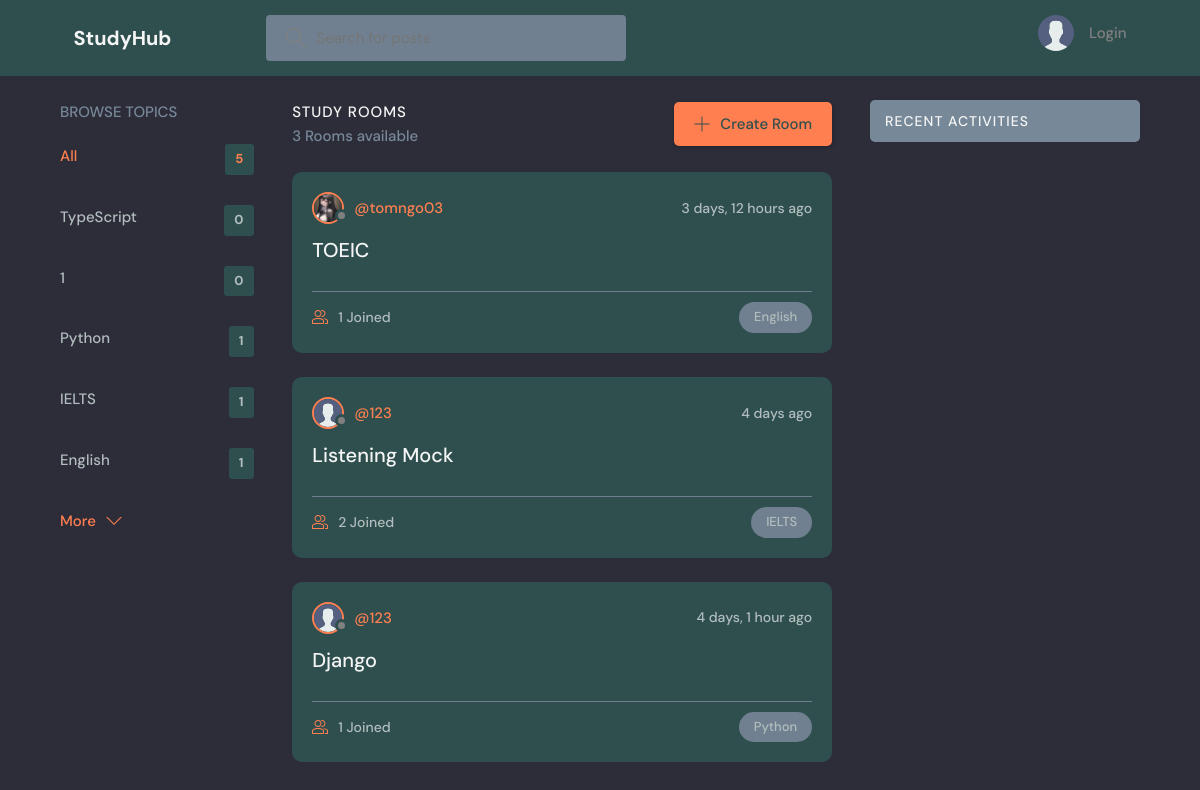
The page / on the database its author committed.
### study_project/models.py (models this page shows, shortened)
class Topic(models.Model):
    name = models.CharField(max_length=200)

class Room(models.Model):
    host = models.ForeignKey(User, on_delete=models.SET_NULL, null=True)
    topic = models.ForeignKey(Topic, on_delete=models.SET_NULL, null=True)
    name = models.CharField(max_length=200)
    description = models.TextField(null=True, blank=True)
    participants = models.ManyToManyField(
        User, related_name='participants', blank=True)
    updated = models.DateTimeField(auto_now=True)
    created = models.DateTimeField(auto_now_add=True)
    class Meta:
        ordering = ['-updated', '-created']

class User(AbstractUser):
    name = models.CharField(max_length=200, null=True)
    email = models.EmailField(unique=True, null=True)
    bio = models.TextField(null=True)
    avatar = models.ImageField(null=True, default="avatar.svg")
    groups = models.ManyToManyField(
        'auth.Group',
        related_name='auth_users',
        related_query_name='auth_user_set',
        blank=True,
        help_text='The groups this user belongs to. A user will get all permissions granted to each of their groups.',
        verbose_name='groups',
    )
    user_permissions = models.ManyToManyField(
        'auth.Permission',
        related_name='auth_users',
        related_query_name='auth_user_set',
        blank=True,
        help_text='Specific permissions for this user.',
        verbose_name='user permissions',
    )
    USERNAME_FIELD = 'email'
    REQUIRED_FIELDS = []

### study_project/views.py (the view)
# urls.py: path('', views.home, name="home"),
def home(request):
    q = request.GET.get('q') if request.GET.get('q') != None else ''
    rooms = Room.objects.filter(
        Q(topic__name__icontains=q) |
        Q(name__icontains=q) |
        Q(description__icontains=q)
    )
    topics = Topic.objects.all()[0:10]
    room_count = rooms.count()
    rooms_messages = Message.objects.filter(
        Q(room__topic__name__icontains=q))[0:5]
    context = {'rooms': rooms, 'topics': topics, 'room_count': room_count, 'rooms_messages': rooms_messages}
    return render(request, 'study_project/home.html', context)

### study_project/templates/study_project/home.html (shortened to what this page needs)
{% extends 'main.html' %}
{% block content %}
<main class="layout layout--3">
  <div class="container">
    {% include 'study_project/topics_component.html' %}
    <div class="roomList">
      <div class="roomList__header">
        <div>
          <h2>Study Rooms</h2>
          <p>{{room_count}} Rooms available</p>
        </div>
        <a class="btn btn--main" href="{% url 'create-room' %}">
          <svg version="1.1" xmlns="http://www.w3.org/2000/svg" width="32" height="32" viewBox="0 0 32 32">
            <title>add</title>
            <path
              d="M16.943 0.943h-1.885v14.115h-14.115v1.885h14.115v14.115h1.885v-14.115h14.115v-1.885h-14.115v-14.115z">
            </path>
          </svg>
          Create Room
        </a>
      </div>
      {% include 'study_project/feed_component.html' %}
    </div>
    {% include 'study_project/activity_component.html' %}
  </div>
</main>
{% endblock %}

### study_project/templates/study_project/topics_component.html
<div class="topics">
    <div class="topics__header">
        <h2>Browse Topics</h2>
    </div>
    <ul class="topics__list">
        <li>
            <a href="{% url 'home' %}" class="active">All <span>{{topics.count}}</span></a>
        </li>
        {% for topic in topics %}
        <li>
            <a href="{% url 'home' %}?q={{topic.name}}">{{topic.name}}<span>{{topic.room_set.all.count}}</span></a>
        </li>
        {% endfor %}
    </ul>
    <a class="btn btn--link" href="{% url 'topics' %}">
        More
        <svg version="1.1" xmlns="http://www.w3.org/2000/svg" width="32" height="32" viewBox="0 0 32 32">
            <title>chevron-down</title>
            <path d="M16 21l-13-13h-3l16 16 16-16h-3l-13 13z"></path>
        </svg>
    </a>
</div>

### study_project/templates/study_project/feed_component.html (shortened to what this page needs)
{% for room in rooms %}
<div class="roomListRoom">
    <div class="roomListRoom__header">
        <a href="{% url 'user-profile' room.host.id %}" class="roomListRoom__author">
            <div class="avatar avatar--small">
                <img src="{{room.host.avatar.url}}" />
            </div>
            <span>@{{room.host.username}}</span>
        </a>
        <div class="roomListRoom__actions">
            <span>{{room.created|timesince}} ago</span>
        </div>
    </div>
    <div class="roomListRoom__content">
        <a href="{% url 'room' room.id %}">{{room.name}}</a>
    </div>
    <div class="roomListRoom__meta">
        <a href="{% url 'room' room.id %}" class="roomListRoom__joined">
            {{room.participants.all.count}} Joined
        </a>
        <p class="roomListRoom__topic">{{room.topic.name}}</p>
    </div>
</div>
{% endfor %}

### static/styles/style.css (style rules this page uses)
:root { --color-main: #ff7f50; --color-main-light: #ffe4e1; --color-dark: #2f4f4f; --color-dark-medium: #708090; --color-dark-light: #778899; --color-light: #f5f5f5; --color-gray: #808080; --color-light-gray: #b2bdbd; --color-bg: #2d2d39; --color-success: #32cd32; --color-error: #ff0000; }
* { font-family: "DM Sans", -apple-system, BlinkMacSystemFont, "Segoe UI", Roboto, Oxygen, Ubuntu, Cantarell, "Open Sans", "Helvetica Neue", sans-serif; margin: 0; padding: 0; box-sizing: border-box; text-rendering: optimizeLegibility; font-size: inherit; }
html { font-size: 56.25%; }
@media only screen and (min-width: 1200px) { html { font-size: 62.5%; } }
body { line-height: 1.6; font-weight: 400; font-size: 1.5rem; color: var(--color-light-gray); background-color: var(--color-bg); min-height: 100vh; }
img { width: 100%; }
a { display: inline-block; color: var(--color-main); text-decoration: none; }
.container { max-width: 120rem; width: 90%; margin: auto; }
.btn { background-color: transparent; border: none; display: inline-flex; align-items: center; gap: 1rem; cursor: pointer; transition: all ease-in-out 0.3s; padding: 1rem 2rem; border-radius: 5px; box-shadow: 1px 1px 3px 1px rgba(0, 0, 0, 0.15); font-weight: 500; }
.btn--link { border-radius: 0; padding: 0; color: var(--color-main); box-shadow: none; }
.btn--main { background-color: var(--color-main); color: var(--color-dark); }
.btn > svg { fill: currentColor; width: 1.6rem; height: 1.6rem; }
.avatar { position: relative; display: inline-block; border-radius: 50%; border: 2px solid var(--color-main); }
.avatar img { display: block; border-radius: 50%; object-fit: cover; object-position: center; }
.avatar::after { content: ""; display: block; position: absolute; background-color: var(--color-gray); z-index: 111; border-radius: 50%; border: 0.3rem solid var(--color-dark); }
.avatar.avatar--small img { width: 2.8rem; height: 2.8rem; }
.avatar.avatar--small:after { width: 0.7rem; height: 0.7rem; bottom: 0px; right: -6px; }
.layout { margin-top: 2.4rem; }
.layout > .container { display: flex; justify-content: space-between; align-items: flex-start; }
.layout--3 > .container > div:first-child { flex-basis: 18%; max-width: 22.5rem; }
.layout--3 > .container > div:nth-child(2) { flex-basis: 50%; }
.topics__header { margin-bottom: 2rem; }
.topics__header h2 { text-transform: uppercase; font-weight: 500; color: var(--color-dark-light); }
.topics__list { list-style: none; }
.topics__list li a { display: flex; justify-content: space-between; margin-bottom: 3rem; font-weight: 500; color: var(--color-light-gray); transition: all 0.3s ease-in-out; }
.topics__list li a.active, .topics__list li a:hover { color: var(--color-main); }
.topics__list li a span { padding: 0.5rem 1rem; background-color: var(--color-dark); border-radius: 3px; font-size: 1.3rem; font-weight: 700; letter-spacing: 1px; }
.roomList__header { display: flex; justify-content: space-between; align-items: center; margin-bottom: 2.4rem; }
.roomList__header h2 { text-transform: uppercase; font-weight: 500; color: var(--color-light); letter-spacing: 1px; }
.roomList__header p { font-weight: 500; color: var(--color-dark-light); }
.roomListRoom { margin-bottom: 2.4rem; background-color: var(--color-dark); border-radius: 1rem; padding: 2rem; }
.roomListRoom__header { display: flex; justify-content: space-between; align-items: center; }
.roomListRoom__author { font-weight: 500; display: flex; align-items: center; gap: 1rem; }
.roomListRoom__actions { display: flex; align-items: flex-start; gap: 1rem; position: relative; }
.roomListRoom__actions span { font-size: 1.4rem; font-weight: 500; }
.roomListRoom__content { margin: 1rem 0; }
.roomListRoom__content a { font-size: 2rem; font-weight: 500; margin-bottom: 1.5rem; color: var(--color-light); transition: all 0.3s ease-in-out; }
.roomListRoom__meta { border-top: 1px solid var(--color-dark-medium); padding-top: 1rem; display: flex; align-items: center; justify-content: space-between; }
.roomListRoom__joined { color: var(--color-light-gray); display: flex; align-items: center; gap: 1rem; font-size: 1.4rem; font-weight: 500; }
.roomListRoom__joined svg { fill: var(--color-main); width: 1.6rem; height: 1.6rem; }
.roomListRoom__topic { padding: 5px 1.5rem; background-color: var(--color-dark-medium); border-radius: 5rem; font-weight: 500; font-size: 1.3rem; }

### rows shown on the page
Topic: name "TypeScript", room_set.all.count "0"
Topic: name "1", room_set.all.count "0"
Topic: name "Python", room_set.all.count "1"
Topic: name "IELTS", room_set.all.count "1"
Topic: name "English", room_set.all.count "1"
Room: host.avatar (picture), host.username "tomngo03", created "3 days, 12 hours", name "TOEIC", participants.all.count "1", topic.name "English"
Room: host.avatar (placeholder picture), host.username "123", created "4 days", name "Listening Mock", participants.all.count "2", topic.name "IELTS"
Room: host.avatar (placeholder picture), host.username "123", created "4 days, 1 hour", name "Django", participants.all.count "1", topic.name "Python"

### other values the page prints
{{ topics.count }} "5"
{{ room_count }} "3"
